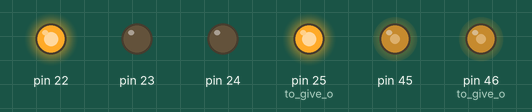
Bench run of a sketch on a simulated Arduino Mega 2560, built with avr-gcc and run on an emulated ATmega2560. Parts: output pins drawn as LEDs (lit = HIGH).

Above: at 0.05 s.
At 3.95 s:
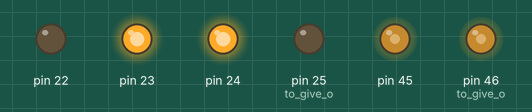
Timing chart, 0 to 4.6 s (numbered marks = the images above):
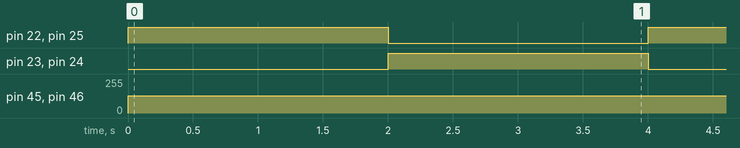

The sketch:

pwm.ino
```cpp
void setup() {
pinMode(22,OUTPUT);
pinMode(23,OUTPUT);
pinMode(24,OUTPUT);
pinMode(25,OUTPUT);//to give o/p the motors
pinMode(45,OUTPUT);
pinMode(46,OUTPUT);//to give o/p to both the l293ds
}

void loop() {
analogWrite(45,128);
analogWrite(46,128);
digitalWrite(22,HIGH);
digitalWrite(23,LOW);
digitalWrite(24,LOW);
digitalWrite(25,HIGH);
delay(2000);
digitalWrite(22,LOW);
digitalWrite(23,HIGH);
digitalWrite(24,HIGH);
digitalWrite(25,LOW);
delay(2000);

}
```

Measured:
- by itself, pin 22–24, pin 25 (to_give_o): alternates HIGH for 2.0 s and LOW for 2.0 s
- by itself, pin 45, pin 46 (to_give_o): 0/255 → 128/255 at 0.00 s
